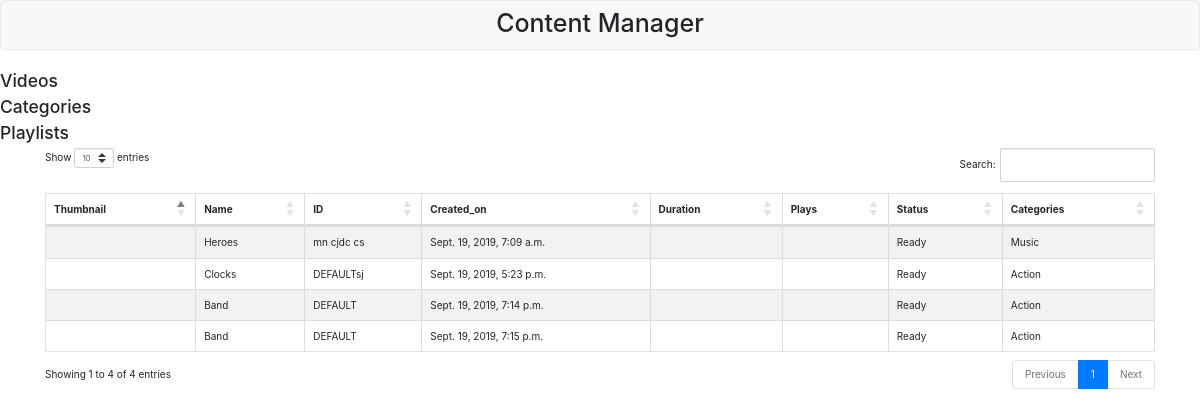
Screenshot of /basic_app/viewvideos/ (signed in) with the database file from the repository.
### basic_app/models.py (models this page shows, shortened)
class Video(models.Model):
    name= models.CharField(max_length=500)
    videofile= models.FileField(upload_to='videos/', null=True, verbose_name="")
    created_date = models.DateTimeField(default=timezone.now)
    desciption = models.CharField(max_length=500,default='Action')
    categories = models.CharField(max_length=20,default='Action')
    tags = models.CharField(max_length=10,default='DEFAULT')
    reference_Id = models.CharField(max_length=20,default='DEFAULT')

### basic_app/views.py (the view)
# urls.py: url('viewvideos/',views.viewvideos,name='viewvideos')
@login_required
def viewvideos(request):
    full_information=Video.objects.all()
    return render(request, 'basic_app/viewvideos.html',{'Items':full_information})

### templates/basic_app/viewvideos.html (shortened to what this page needs)
<!DOCTYPE html>
<html>
<head>
    <link rel="stylesheet" href="https://maxcdn.bootstrapcdn.com/bootstrap/3.3.7/css/bootstrap.min.css">
    <link rel="stylesheet" href="//cdnjs.cloudflare.com/ajax/libs/twitter-bootstrap/4.0.0/css/bootstrap.css">
    <link rel="stylesheet" href="//cdn.datatables.net/1.10.16/css/dataTables.bootstrap4.min.css">
</head>
<body>
  <nav class="navbar navbar-default">
  <h1>Content Manager</h1>
  </nav>
  <h3>Videos</h3>
  <h3>Categories</h3>
  <h3>Playlists</h3>
  <div class="container">
        <div class="row">
          <div class="col-sm-12">
            <table id="example"  class="table table-striped table-bordered" >
                <thead>
                    <tr>
                        <th>Thumbnail</th>
                        <th>Name</th>
                        <th>ID</th>
	                      <th>Created_on</th>
	                      <th>Duration</th>
	                      <th>Plays</th>
                        <th>Status</th>
                        <th>Categories</th>
                    </tr>
                </thead>
                <tbody>
                    {% for details in Items %}
                    <tr>
                        <td></td>
                        <td>{{ details.name }}</td>
                        <td>{{ details.reference_Id }}</td>
                        <td>{{ details.created_date }}</td>
                        <td></td>
                        <td></td>
                        <td>Ready</td>
                        <td>{{ details.categories }}</td>
                    </tr>
                    {% endfor %}
                </tbody>
            </table>
          </div>
        </div>
  </div>
</body>
</html>

### rows the page displays
Video: name "Heroes", reference_Id "mn cjdc cs", created_date "Sept. 19, 2019, 7:09 a.m.", categories "Music"
Video: name "Clocks", reference_Id "DEFAULTsj", created_date "Sept. 19, 2019, 5:23 p.m.", categories "Action"
Video: name "Band", reference_Id "DEFAULT", created_date "Sept. 19, 2019, 7:14 p.m.", categories "Action"
Video: name "Band", reference_Id "DEFAULT", created_date "Sept. 19, 2019, 7:15 p.m.", categories "Action"
